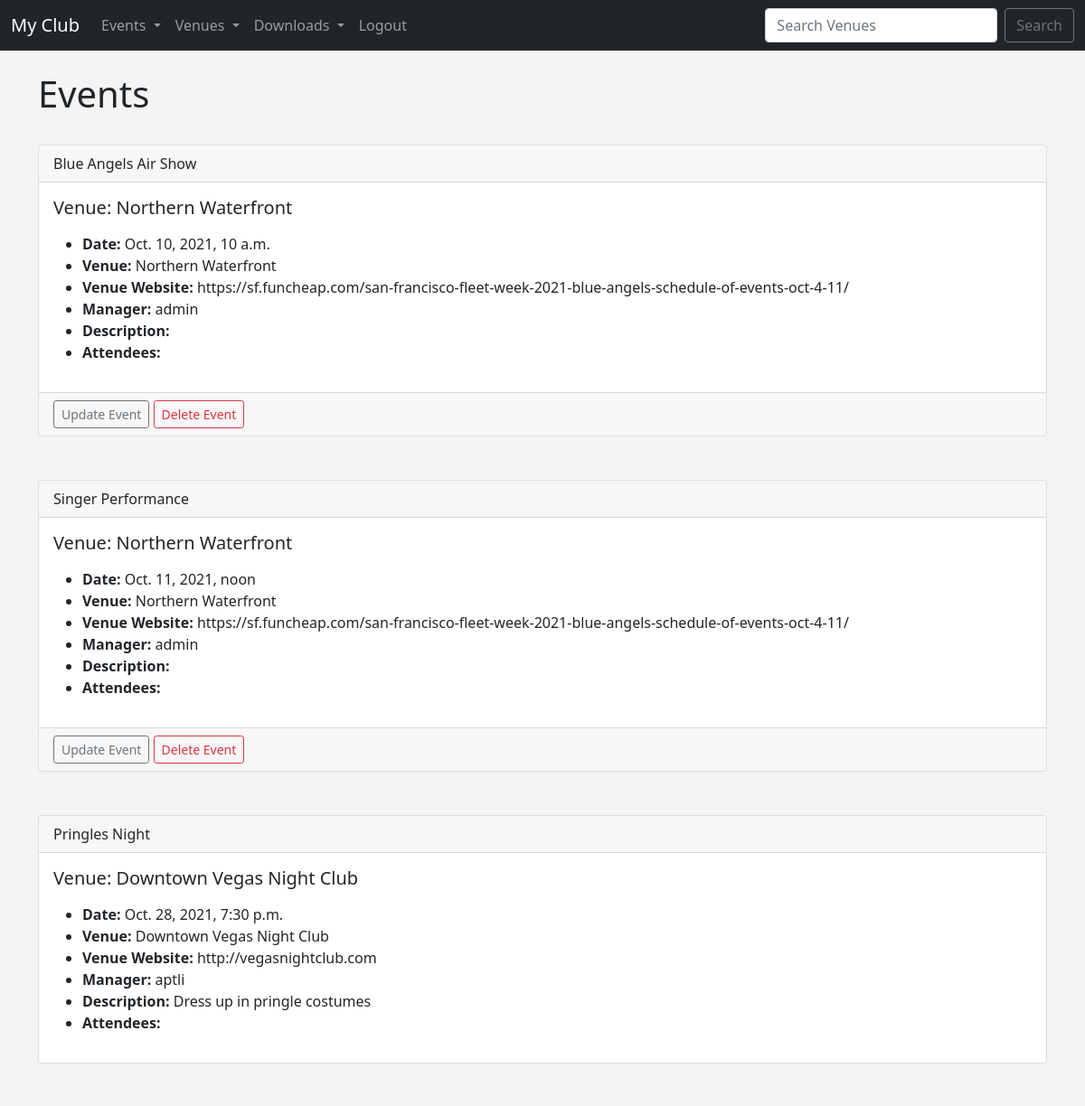
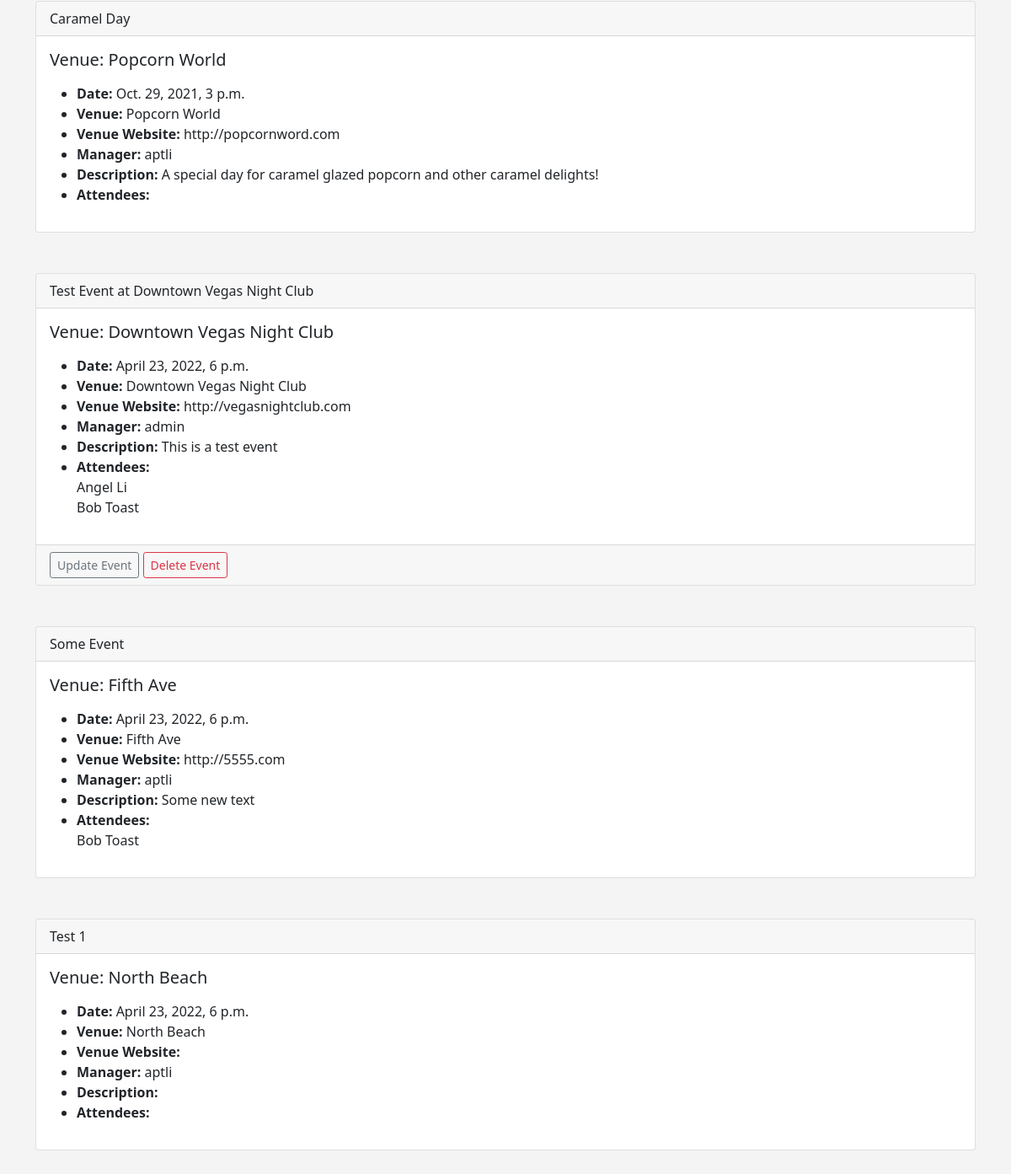
Page /events (signed in) on the committed database (2 pictures, top to bottom).
### events/models.py (models this page shows)
class Event(models.Model):
    name = models.CharField('Event Name', max_length=120)
    event_date = models.DateTimeField('Event Date')
    venue = models.ForeignKey(
        Venue, blank=True, null=True, on_delete=models.CASCADE)
    manager = models.ForeignKey(User, blank=True, null=True, on_delete=models.SET_NULL)
    description = models.TextField(blank=True)
    attendees = models.ManyToManyField(MyClubUser, blank=True)
    def __str__(self):
        return self.name

class Venue(models.Model):
    name = models.CharField('Venue Name', max_length=120)
    address = models.CharField(max_length=300)
    zip_code = models.CharField('Zip Code', max_length=15)
    phone = models.CharField('Contact Phone', max_length=25, blank=True)
    web = models.URLField('Website Address', blank=True)
    email_address = models.EmailField('Email Address', blank=True)
    owner = models.IntegerField("Venue Owner", blank=False, default=1)
    def __str__(self):
        return self.name

class MyClubUser(models.Model):
    first_name = models.CharField(max_length=30)
    last_name = models.CharField(max_length=30)
    email = models.EmailField('User Email')
    def __str__(self):
        return self.first_name + ' ' + self.last_name

### events/views.py (the view)
# urls.py: path('events', views.all_events, name="list-events"),
def all_events(request):
    event_list = Event.objects.all().order_by('event_date')
    return render(request,
        'events/event_list.html', {
        "event_list": event_list})

### events/templates/events/event_list.html
{% extends 'events/base.html' %}
{% block content %}
<h1>Events</h1><br />
{% for event in event_list %}
  <div class="card">
    <div class="card-header">
      {{ event }}
    </div>
    <div class="card-body">
      <h5 class="card-title">Venue: {{ event.venue }}</h5>
      <p class="card-text">
        <ul>
          <li><strong>Date:</strong> {{ event.event_date }}</li>
          <li><strong>Venue:</strong> {{ event.venue }}</li>
          <li><strong>Venue Website:</strong> {{ event.venue.web }}</li>
          <li><strong>Manager:</strong> {{ event.manager }}</li>
          <li><strong>Description:</strong> {{ event.description }}</li>
          <li><strong>Attendees:</strong>
            {% for user in event.attendees.all %}
              <br />{{ user }}
            {% endfor %}
          </li>
        </ul>
      </p>
    </div>
      {% if user.is_authenticated %}
        {% if user == event.manager %}
          <div class="card-footer text-muted">
            <a href="{% url 'update-event' event.id %}" class="btn btn-outline-secondary btn-sm">Update Event</a>
            <a href="{% url 'delete-event' event.id %}" class="btn btn-outline-danger btn-sm">Delete Event</a>
          </div>
        {% endif %}
      {% endif %}
  </div>
  <br /><br />
{% endfor %}
{% endblock %}

### events/templates/events/base.html (style rules this page uses)
body { background: #f4f4f4 }

### rows in the picture
Event: name "Blue Angels Air Show", venue "Northern Waterfront", event_date "Oct. 10, 2021, 10 a.m.", venue.web "https://sf.funcheap.com/san-francisco-fleet-week-2021-blue-angels-schedule-of-events-oct-4-11/", manager "admin", shows "Update Event"
Event: name "Singer Performance", venue "Northern Waterfront", event_date "Oct. 11, 2021, noon", venue.web "https://sf.funcheap.com/san-francisco-fleet-week-2021-blue-angels-schedule-of-events-oct-4-11/", manager "admin", shows "Update Event"
Event: name "Pringles Night", venue "Downtown Vegas Night Club", event_date "Oct. 28, 2021, 7:30 p.m.", venue.web "http://vegasnightclub.com", manager "aptli", description "Dress up in pringle costumes"
Event: name "Caramel Day", venue "Popcorn World", event_date "Oct. 29, 2021, 3 p.m.", venue.web "http://popcornword.com", manager "aptli", description "A special day for caramel glazed popcorn and other caramel delights!"
Event: name "Test Event at Downtown Vegas Night Club", venue "Downtown Vegas Night Club", event_date "April 23, 2022, 6 p.m.", venue.web "http://vegasnightclub.com", manager "admin", description "This is a test event", shows "Update Event"
MyClubUser: first_name+last_name "Angel Li"
MyClubUser: first_name+last_name "Bob Toast"
Event: name "Some Event", venue "Fifth Ave", event_date "April 23, 2022, 6 p.m.", venue.web "http://5555.com", manager "aptli", description "Some new text"
Event: name "Test 1", venue "North Beach", event_date "April 23, 2022, 6 p.m.", manager "aptli"
